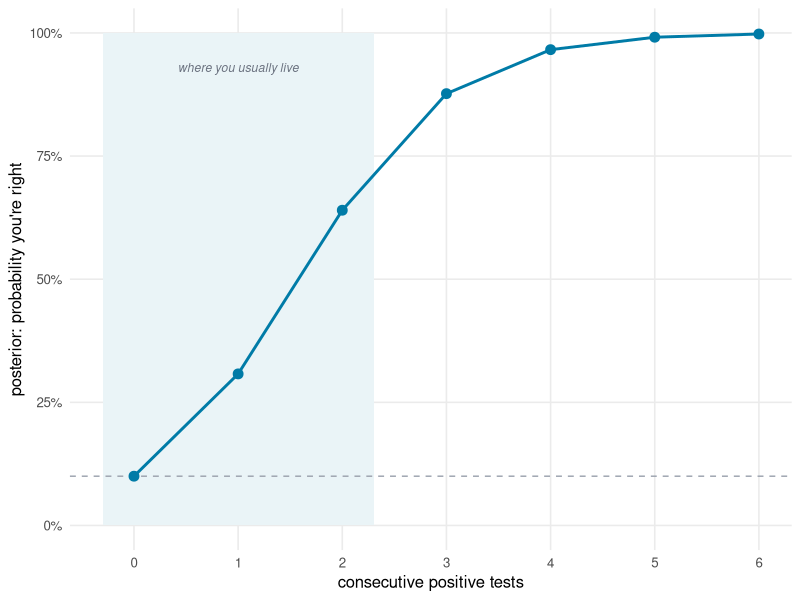

Recreate this plot in R.
## ---- chunk 1
#| label: fig-prior-grip
#| fig-cap: "How far one test moves you. From a 1-in-10 prior, each consecutive positive on the same test multiplies the odds by four; a single positive reaches only 31%. Real confidence takes a run of consistent evidence, and a run is what scarce data denies you."
#| echo: false
#| fig-width: 8
#| fig-height: 4.2
#| out-width: "680px"
library(ggplot2)
k <- 0:6
odds <- (1 / 9) * 4^k
d <- data.frame(k = k, post = odds / (1 + odds))
ggplot(d, aes(k, post)) +
  annotate("rect", xmin = -0.3, xmax = 2.3, ymin = 0, ymax = 1, fill = "#EAF4F7") +
  annotate("text", x = 1, y = 0.93, label = "where you usually live",
           color = "#6B7280", size = 3.1, fontface = 3) +
  geom_hline(yintercept = 0.1, linetype = "dashed", color = "#9CA3AF") +
  geom_line(color = "#007BA7", linewidth = 1) +
  geom_point(color = "#007BA7", size = 3) +
  scale_y_continuous(labels = scales::percent, limits = c(0, 1)) +
  scale_x_continuous(breaks = 0:6) +
  labs(x = "consecutive positive tests", y = "posterior: probability you're right") +
  theme_minimal(base_size = 12) +
  theme(panel.grid.minor = element_blank())
